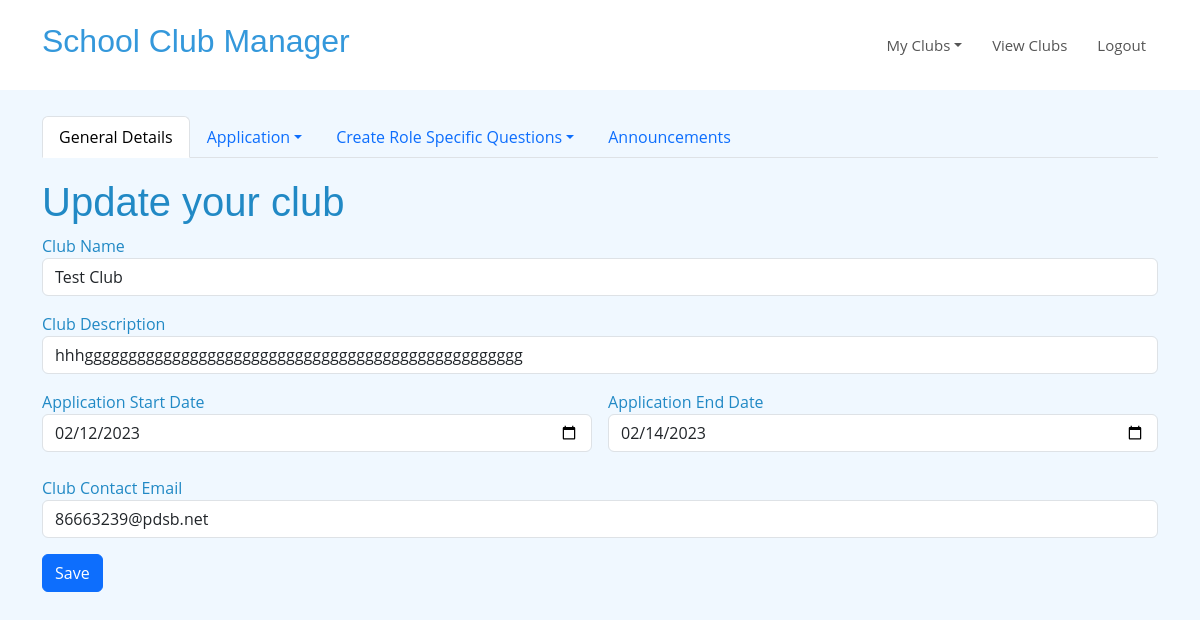
Page /clubs/a7314db9-bf1e-4882-a505-d7fc911f57ac?mode=update (signed in) on the committed database.
### clubmanager/models.py (models this page shows)
class Clubs(UserMixin, db.Model):
    ClubId = db.Column(db.String(36), primary_key=True)
    StudentId = db.Column(db.Integer, nullable=False)
    School = db.Column(db.String(40), nullable=False)
    ClubName = db.Column(db.String(50), nullable=False)
    ClubDescription = db.Column(db.String(300), nullable=False)
    AppStartDate = db.Column(db.Date, nullable=False)
    AppEndDate = db.Column(db.Date, nullable=False)
    ClubContactEmail = db.Column(db.String(75), unique=True, nullable=False)
    Date_Club_Created = db.Column(db.Date, default=datetime.utcnow)

### clubmanager/routes/clubs.py (the view, shortened to what this page needs)
@app.route('/clubs', methods=['GET'])
@app.route('/clubs/<uuid:ClubId>', methods=['GET'])
@login_required
def get_club(ClubId = ''):
    mode = request.args.get('mode')
    formClubCreationForm = ClubCreationForm()
    formCreateGeneralQuestions = ClubGeneralQuestionForm()
    formAnnouncement = AnnouncementForm()
    if mode == 'new':
        errors_in_clubcreation = ['', '']
        return render_template('club.html', formClubCreationForm=formClubCreationForm, errors_in_clubcreation=errors_in_clubcreation)
    elif mode == 'update':
        errors_in_clubcreation = ['', '']
        all_role_specific_questions_to_display = []
        roles, role_descriptions, RoleId = uniqueRoles(ClubId)
        for i in range(len(RoleId)):
            db_query_application_questions = ApplicationQuestions.query.filter(ApplicationQuestions.RoleId==str(RoleId[i])).all()
            all_role_specific_questions_to_display.append(db_query_application_questions)
        length = len(roles)
        updClubInfo = Clubs.query.get_or_404(str(ClubId))
        questions_to_display = ApplicationQuestions.query.filter(ApplicationQuestions.ClubId==str(ClubId))
        Announcements_var = Announcements.query.filter(Announcements.ClubId==str(ClubId)).all()
        return render_template('updateclub.html', formAnnouncement=formAnnouncement, formCreateGeneralQuestions=formCreateGeneralQuestions, formClubCreationForm=formClubCreationForm, RoleId=RoleId, ClubId=str(ClubId), length=length, roles=roles, \
            role_descriptions=role_descriptions, errors_in_clubcreation=errors_in_clubcreation, all_role_specific_questions_to_display=all_role_specific_questions_to_display, Announcements=Announcements_var, updClubInfo=updClubInfo,questions_to_display=questions_to_display)
    elif mode == 'viewall':
        clubs = Clubs.query.filter(Clubs.School == current_user.School).all()
        truthy = True
        if clubs:
            truthy = False
        return render_template('viewclubs.html', School=current_user.School, truthy=truthy, ClubCatalogue=clubs)
    else:
        return redirect(url_for('dashboard'))

### clubmanager/flaskforms.py
class ClubCreationForm(FlaskForm):
    ClubName = StringField('Club Name', validators=[InputRequired(), Length(min=2, max=50)])
    ClubDescription = StringField('Club Description', validators=[InputRequired(), Length(max=300)])
    AppStartDate = DateField('Application Start Date', validators=[InputRequired()], format='%Y-%m-%d')
    AppEndDate = DateField('Application End Date', validators=[InputRequired()], format='%Y-%m-%d')
    ClubContactEmail = EmailField('Club Contact Email', validators=[InputRequired(), Email(), Length(max=75)])

class ClubGeneralQuestionForm(FlaskForm):
    GeneralQuestions = FieldList(StringField('General Questions', validators=[Length(max=1000)]))
    GeneralQuestionsLengthOfResponse = IntegerField('Length Of Response', validators=[InputRequired()])
    GeneralQuestionOrderNumbers = IntegerField('Question Order', validators=[InputRequired()])

### clubmanager/functions.py (called while the page is built)
def uniqueRoles(ClubId):
    roles_and_descriptions = ClubRoles.query.filter(ClubRoles.ClubId==str(ClubId)).all()
    roles = []
    rolesId = []
    role_descriptions = []
    for row in roles_and_descriptions:
        if row.Role != None and roles.count(row.Role) == 0:
            roles.append(row.Role)
            rolesId.append(row.RoleId)
        if row.RoleDescription != None and role_descriptions.count(row.RoleDescription) == 0:
            role_descriptions.append(row.RoleDescription)
    return roles, role_descriptions, rolesId

### clubmanager/routes/dashboard.py (called while the page is built)
@login_manager.user_loader
def load_user(user_id):
    return Students.query.get(user_id)

### clubmanager/templates/updateclub.html (shortened to what this page needs)
{% extends 'base.html' %}
{% import 'bootstrap/wtf.html' as wtf %}
{% block head %}
<link rel='stylesheet' href='/static/css/styleves.css'>
{% endblock %}
{% block body %}
<body class='container form' style='background-color: aliceblue;'>
    <header id='header' class='fixed-top d-flex align-items-center'>
        <div class="container d-flex align-items-center justify-content-between">
            <h2><a href='/'>School Club Manager</a></h2>
            <nav class='navbar navbar-expand-lg bg-body'>
                <div class='container-fluid'>
                    <div class='collapse navbar-collapse' id='navbarText'>
                        <ul class="nav justify-content-end">
                            <li class="nav-item dropdown">
                                <a class="nav-link dropdown-toggle" data-bs-toggle="dropdown" href="#" role="button"
                                    aria-expanded="false">My Clubs</a>
                            </li>
                            <a class="nav-link" href='/clubs?mode=viewall'>View Clubs</a>
                            <a class="nav-link" href="{{ url_for('logout') }}">Logout</a>
                        </ul>
                    </div>
                </div>
            </nav>
        </div>
    </header>
    <br><br><br><br>
    <main>
        <nav>
            <ul class="nav nav-tabs" id="nav-tab" role="tablist">
                <li class='nav-item'>
                    <a href='#nav-generaldetails'>
                        <button class="nav-link active" id="nav-generaldetails-tab" data-bs-toggle="tab"
                            data-bs-target="#nav-generaldetails" type='button'>General Details</button>
                    </a>
                </li>
                <li class='nav-item'>
                    <a class="nav-link dropdown-toggle" data-bs-toggle="dropdown" href="" role="button"
                        aria-expanded="false">Application</a>
                </li>
                {% if roles %}
                <li class='nav-item'>
                    <a class="nav-link dropdown-toggle" data-bs-toggle="dropdown" href="#" role="button"
                        aria-expanded="false">Create Role Specific Questions</a>
                </li>
                {% endif %}
                <li class='nav-item'>
                    <a href='#nav-announcements'><button class="nav-link" id="nav-announcements-tab"
                            data-bs-toggle="tab" data-bs-target="#nav-announcements">Announcements</button></a>
                </li>
            </ul>
        </nav>
        <div class="tab-content" id="nav-tabContent">
            <div class="tab-pane fade show active" id="nav-generaldetails">
                <h1>Update your club</h1>
                <form class='formcolor' action='/clubs/{{ updClubInfo.ClubId }}?mode=update' method='POST'>
                    <div class='mb-3'>
                        {{ wtf.form_field(formClubCreationForm.ClubName, value=updClubInfo.ClubName) }}
                    </div>
                    <div class='mb-3'>
                        {{ wtf.form_field(formClubCreationForm.ClubDescription, value=updClubInfo.ClubDescription) }}
                    </div>
                    <div class='row g-3'>
                        <div class='col'>
                            {{ wtf.form_field(formClubCreationForm.AppStartDate, value=updClubInfo.AppStartDate) }}
                        </div>
                        <div class='col'>
                            {{ wtf.form_field(formClubCreationForm.AppEndDate, value=updClubInfo.AppEndDate) }}
                        </div>
                    </div>
                    <br>
                    <div class='mb-3'>
                        {{ formClubCreationForm.ClubContactEmail.label }}
                        {{ formClubCreationForm.ClubContactEmail(class_='form-control',
                        value=updClubInfo.ClubContactEmail) }}
                    </div>
                    <input class='btn btn-primary' type='submit' value='Save'>
                </form>
            </div>
        </div>
    </main>
</body>
{% endblock %}

### clubmanager/static/css/main.css (style rules this page uses)
.form { background-color: aliceblue; }
.form label, .form h1 { color: rgb(33, 137, 197); }
.nav { margin: 20px auto; }
a { text-decoration: none; }

### clubmanager/static/css/styleves.css (style rules this page uses)
body { font-family: "Open Sans", sans-serif; color: #444444; }
a { color: #3498db; text-decoration: none; }
h1, h2, h3, h4, h5, h6 { font-family: "Raleway", sans-serif; }
#header { z-index: 997; transition: all 0.5s; padding: 22px 0; background: #fff; }
.navbar { padding: 0; }
.navbar ul { margin: 0; padding: 0; display: flex; list-style: none; align-items: center; }
.navbar li { position: relative; }
.navbar a, .navbar a:focus { display: flex; align-items: center; justify-content: space-between; padding: 10px 0 10px 30px; font-size: 15px; font-weight: 400; color: #555555; white-space: nowrap; transition: 0.3s; }

### rows in the picture
Clubs: ClubName "Test Club", ClubDescription "hhhgggggggggggggggggggggggggggggggggggggggggggggggggg", AppStartDate "02/12/2023", AppEndDate "02/14/2023", ClubContactEmail "86663239@pdsb.net"
